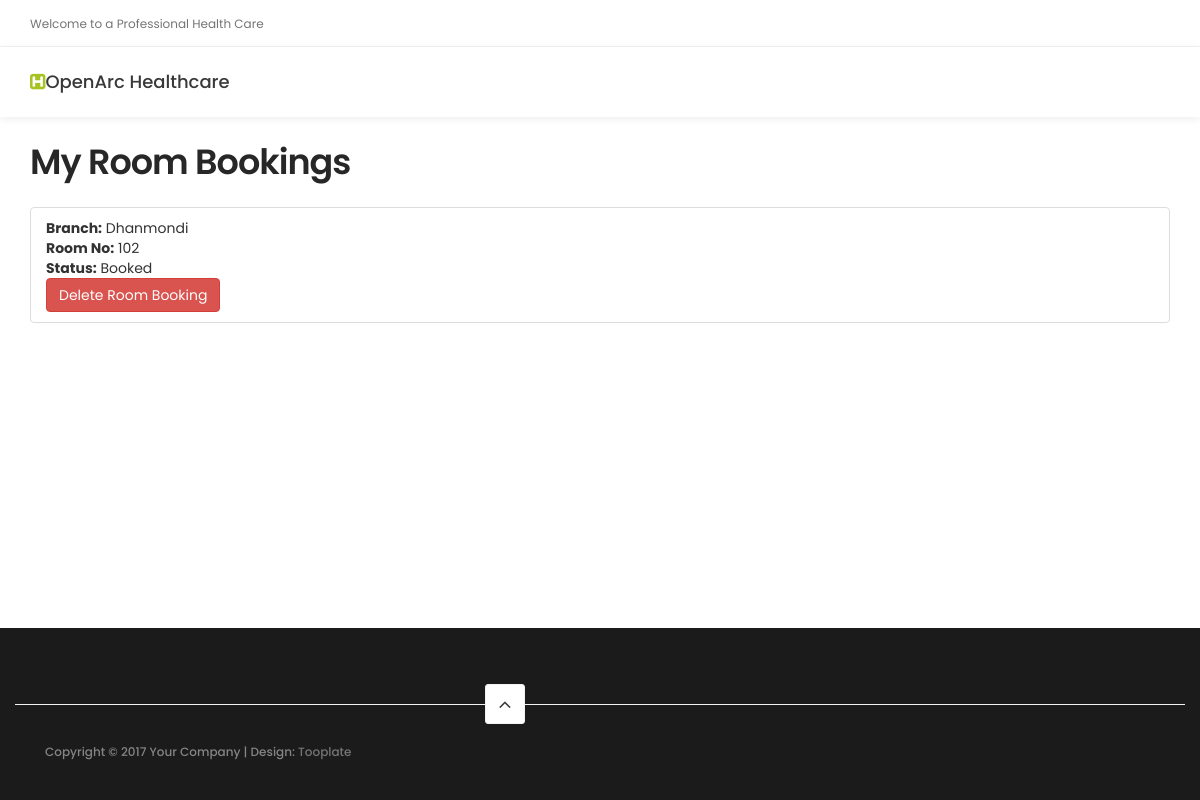
Page /my_room_bookings/ (signed in) on the earlier database version.
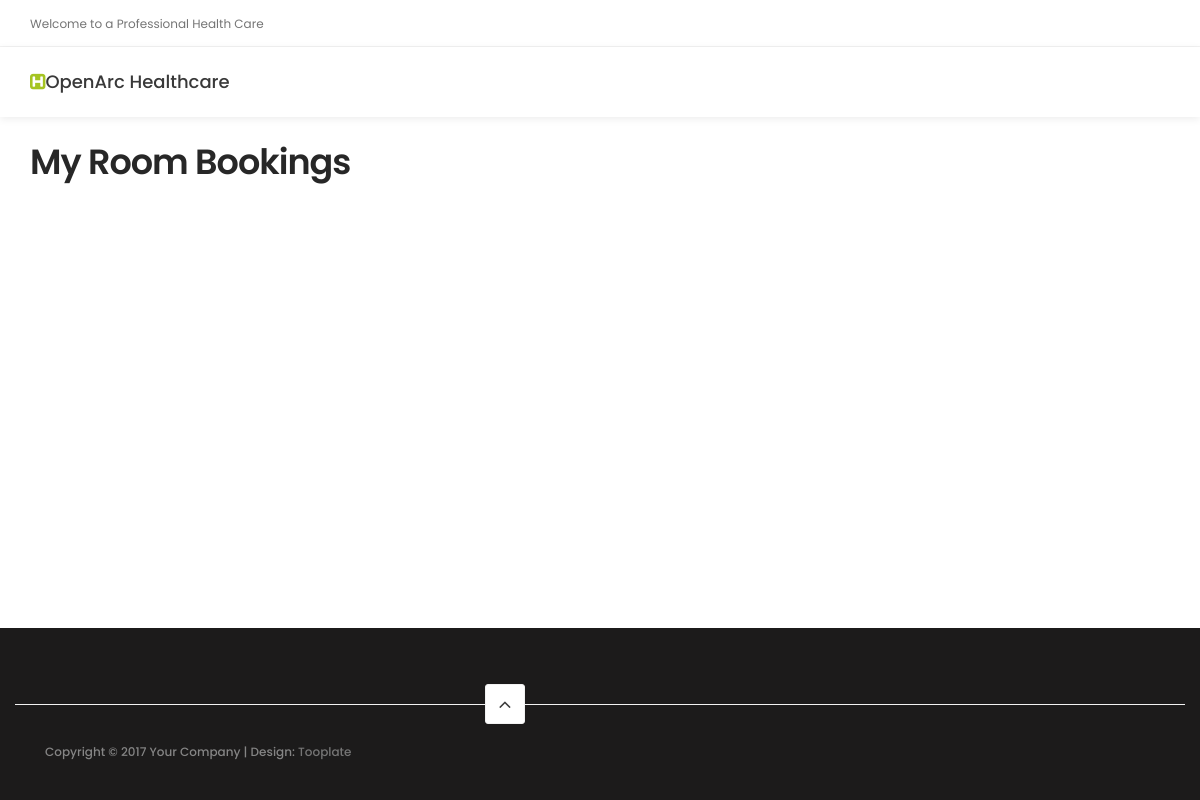
Same page on the later database version.
### website/models.py (models this page shows, shortened)
class HospitalRoom(models.Model):
    branch = models.ForeignKey(Hospital, on_delete=models.CASCADE)
    room_no = models.CharField(max_length=10)
    patient = models.OneToOneField(Patient, on_delete=models.SET_NULL, null=True, blank=True)
    is_available = models.BooleanField(default=True)
    class Meta:
        unique_together = ('branch', 'room_no')  # Ensure uniqueness of the combination of branch and room_no

class Hospital(models.Model):
    branch = models.CharField(max_length=100, primary_key=True)
    name = models.CharField(max_length=255)
    road_no = models.CharField(max_length=50)
    city = models.CharField(max_length=100)
    zip_code = models.CharField(max_length=20)
    def __str__(self):
        return self.branch

### website/views.py (the view)
# urls.py: path('my_room_bookings/', views.my_room_bookings_view, name='my_room_bookings'),
@login_required
def my_room_bookings_view(request):
    if request.user.is_authenticated:
        room_bookings = HospitalRoom.objects.filter(patient=request.user)
        return render(request, 'my_room_bookings.html', {'room_bookings': room_bookings})
    else:
        return redirect('login')

### website/templates/my_room_bookings.html (shortened to what this page needs)
{% extends 'base.html' %}
{% load static %}
{% block content %}
<div class="container mt-4">
    <h2 class="mb-4">My Room Bookings</h2>
    <ul class="list-group">
        {% for room_booking in room_bookings %}
            <li class="list-group-item">
                <strong>Branch:</strong> {{ room_booking.branch }}
                <br>
                <strong>Room No:</strong> {{ room_booking.room_no }}
                <br>
                <strong>Status:</strong> {% if room_booking.is_available %}Available{% else %}Booked{% endif %}
                <form method="post" action="{% url 'delete_room_booking' room_booking.id %}" class="mt-2">
                    <button type="submit" class="btn btn-danger">Delete Room Booking</button>
                </form>
            </li>
        {% endfor %}
    </ul>
</div>
{% endblock %}

Differences in the rows shown:
removed HospitalRoom: branch "Dhanmondi", room_no "102", is_available "Booked"
